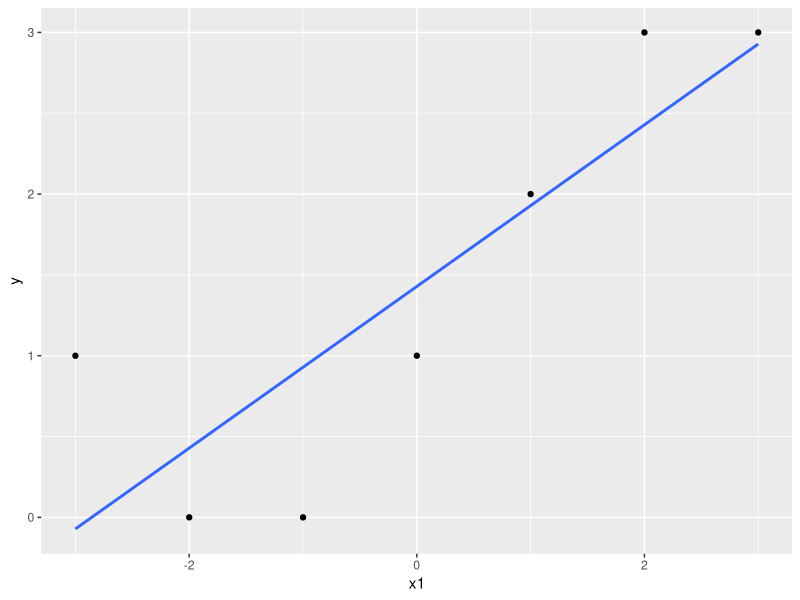
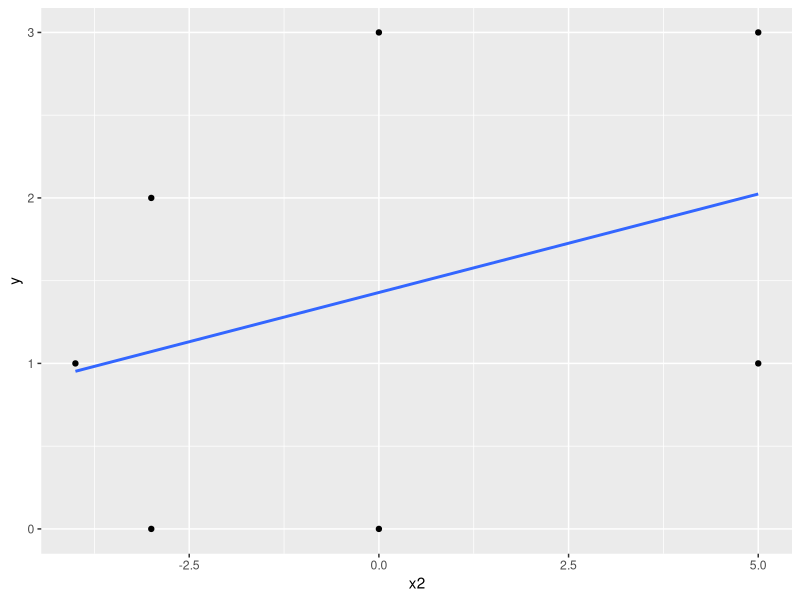
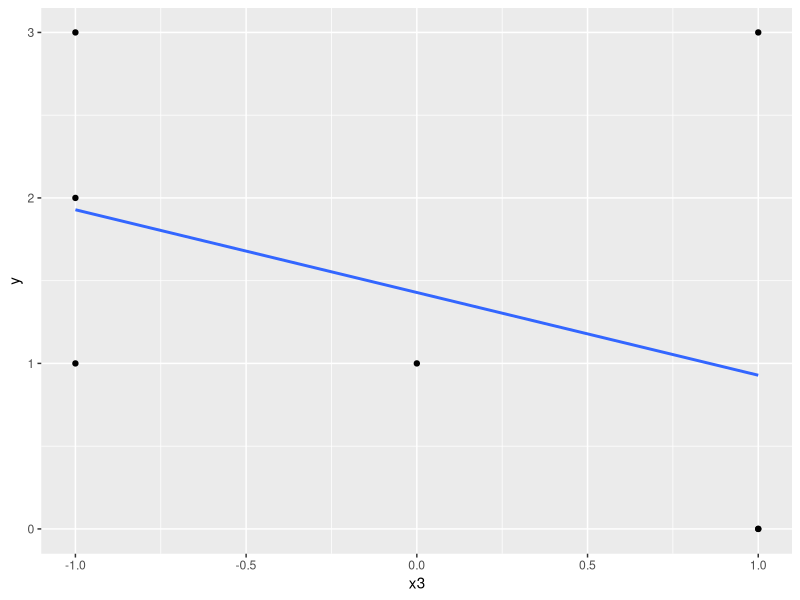

Reproduce these figures in R, in order.
## ---- chunk 1
knitr::opts_chunk$set(echo = TRUE)
## ---- chunk 2
library(tidyverse)
## ---- chunk 3
y <- c(1, 0, 0, 1, 2, 3, 3)
x1 <- c(-3, -2, -1, 0, 1, 2, 3)
x2 <- c(5, 0, -3, -4, -3, 0, 5)
x3 <- c(-1, 1, 1, 0, -1, -1, 1)
df <- data.frame(y, x1, x2, x3)
df
## ---- chunk 4
m1 <- lm(y ~ x1 + x2 + x3, data = df)
summary(m1)
## ---- chunk 5
ggplot(data = df, aes(x = x1, y = y)) +
  geom_point() +
  stat_smooth(method = "lm", se = FALSE)
ggplot(data = df, aes(x = x2, y = y)) +
  geom_point() +
  stat_smooth(method = "lm", se = FALSE)
ggplot(data = df, aes(x = x3, y = y)) +
  geom_point() +
  stat_smooth(method = "lm", se = FALSE)
## ---- chunk 6
x_1=1
x_2=-3
x_3=-1
y_hat = 1.42857 + 0.50000 * x_1 + 0.11905 * x_2 -0.50000 * x_3
y_hat
## ---- chunk 7

X = matrix(c(c(1,1,1,1,1,1,1),x1,x2,x3), ncol=4, nrow=7)
Y = matrix(y, ncol=1, nrow=7)
B = matrix(c(1.42857, 0.50000, 0.11905, -0.50000), ncol=1, nrow=4)

SSE=(t(Y)%*%Y)-t(X%*%B)%*%Y
print("SSE: ")
SSE
sigma_sq=SSE/(7-3-1)
print("sigma_sq: ")
sigma_sq
sigma=sqrt(sigma_sq)
print("sigma: ")
sigma
## ---- chunk 8
a=matrix(c(1,1,-3,-1), ncol=1, nrow=4)
x=matrix(c(1,-3,-1), ncol=1, nrow=3)
t_alpha=3.182

fix=(t(a)%*%B)
range=t_alpha*sigma*sqrt(1+t(a)%*%solve(t(X)%*%X)%*%a)
fix
range
PI=c(fix-range, fix+range)
print("PI: ")
PI
